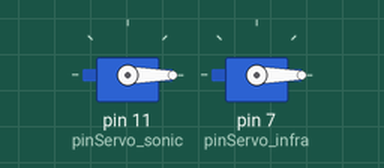
Simulated run of this sketch. Board: Arduino Uno, built with avr-gcc and run on an emulated ATmega328P. Shown: 2 × servo. What the sketch prints to the serial monitor is not drawn.

Above: at 0.05 s.
Timing chart, 0 to 4.6 s (numbered marks = the images above):
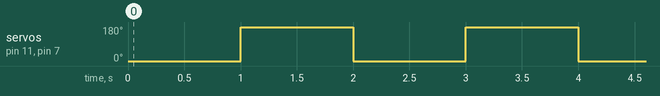

The sketch:

Test_servo.ino
```cpp
/*
 * 	-------------------------------------------------------------------------
 * 	|  Engines test code                                                   	|
 *	|  Author:  Carlos Carretero                                           	|
 * 	|  Date:    11 - 16 - 2015                                             	|
 * 	|  Version: 1.00                                                       	|
 * 	|  Description: This code test the servomotors movement. The'll turn	  |
 *	|  180º in one direction and 180º on the opposite way.				          |
 *  |  The test will send to the pc/mobile information about                |
 *  |  the progression.                                                     |
 * 	-------------------------------------------------------------------------
 */

#include <Servo.h>

Servo Servo_sonic, Servo_infra;
int pinServo_sonic = 11,
	  pinServo_infra = 7;

void setup()
{
  Serial.begin(9600);
  //Serial1.begin(9600);
  Servo_sonic.attach(pinServo_sonic);
  Servo_infra.attach(pinServo_infra);
}

void loop()
{
   Servo_sonic.write(0);
   Servo_infra.write(0);

   delay(1000);

   Servo_sonic.write(180);
   Servo_infra.write(180);

   delay(1000);

   Servo_sonic.write(0);
   Servo_infra.write(0);

   Serial.println("Test_servo finalizado.");
   //Serial1.println("Test_servo finalizado.");
}
```

Measured:
- by itself, servo on pin 11 (pinServo_sonic), servo on pin 7 (pinServo_infra): alternates 180° for 1.0 s and 0° for 1.0 s
